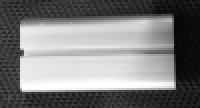
#> input picture resis.png, 200 x 108 px
$ python main.py
#> lines starting #> are read from the running program, lines starting #| are printed output that depends on the picture
import cv2
import numpy as np
import time


#print(request)
kamera=cv2.VideoCapture("kayit.mp4")
nesne=cv2.imread('resis.png',0)
#> nesne is the input picture: shape (108, 200); min 5, max 255, mean 125.9

frame_width = int(kamera.get(3))
frame_height = int(kamera.get(4))
#out = cv2.VideoWriter('outpy.avi',cv2.VideoWriter_fourcc('X','V','I','D'), 10, (frame_width,frame_height))

w,h=nesne.shape[::-1]
#> w = 200; h = 108
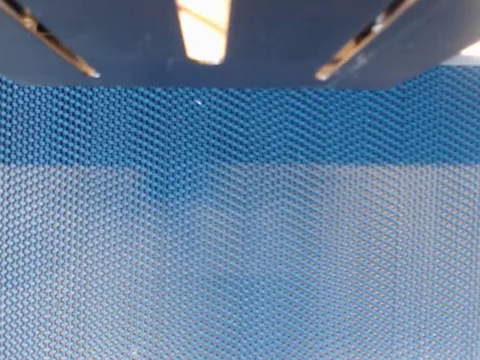
#> input picture frame 34 of kayit.mp4, 480 x 360 px
#> further down, frame is the input picture: shape (360, 480, 3); mean B, G, R 158.9, 128.3, 100.4
#kamera.set(cv2.CAP_PROP_FRAME_HEIGHT,600)
#kamera.set(cv2.CAP_PROP_FRAME_WIDTH,1200)
gelen=0
sayi=0

def resim_isleri(params):

    parametre=cv2.cvtColor(params,cv2.COLOR_BGR2GRAY)
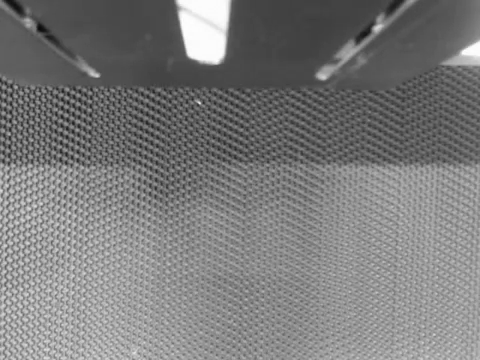
#> parametre: shape (360, 480); min 11, max 255, mean 123.4
    th3 = cv2.adaptiveThreshold(parametre, 255, cv2.ADAPTIVE_THRESH_GAUSSIAN_C, cv2.THRESH_BINARY, 21, 11)
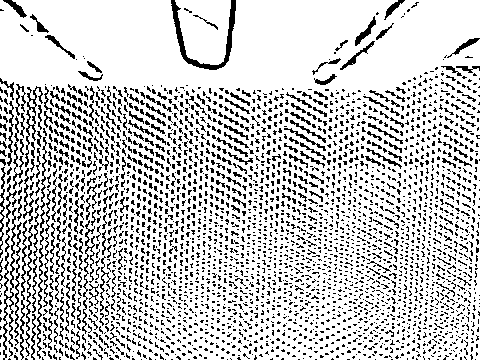
#> th3: shape (360, 480); 79.1% white; black in thin lines or dots
    #nesne3 = cv2.adaptiveThreshold(nesne, 250, cv2.ADAPTIVE_THRESH_GAUSSIAN_C, cv2.THRESH_BINARY, 23, 13)
    blur=cv2.GaussianBlur(th3,(7,7),11)
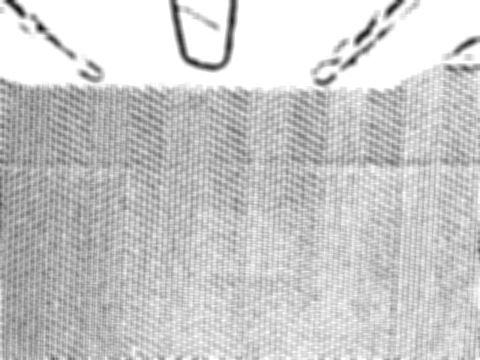
#> blur: shape (360, 480); min 10, max 255, mean 201.6
    _, thres1 = cv2.threshold(parametre, 100, 255, cv2.THRESH_TRUNC)
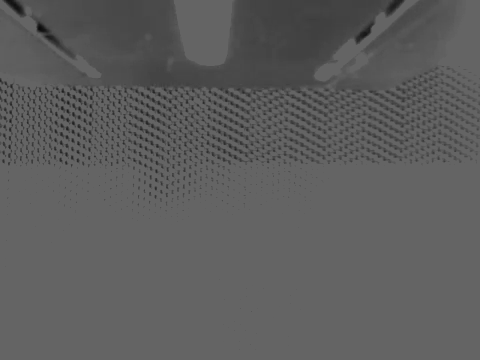
#> thres1: shape (360, 480); min 11, max 100, mean 93
    koor=kose_bul(th3)

    return koor

def kose_bul(thres_eslestir):

    res = cv2.matchTemplate(thres_eslestir, nesne, cv2.TM_CCOEFF_NORMED)
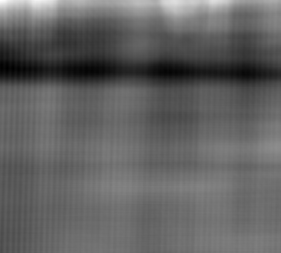
#> res: shape (253, 281) float32; min -0.135, max 0.185, mean -0.0111; drawn with min black and max white
    min_val, max_val, min_loc, max_loc = cv2.minMaxLoc(res)
#> min_val = -0.135; max_val = 0.185; min_loc = (7, 68); max_loc = (0, 0)
    top_left = max_loc
#> top_left = (0, 0)
    bottom_right = (top_left[0] + w, top_left[1] + h)
#> bottom_right = (200, 108)
    cv2.rectangle(frame, top_left, bottom_right, (0, 10, 250), 2)
    #cv2.circle(frame,(100,100),50,(255,0,0),3)

    return max_loc

while True:

    req,frame=kamera.read()
    if req==True:
        font = cv2.FONT_HERSHEY_SIMPLEX
        koordinat= resim_isleri(frame)
#> in resim_isleri, `koor=kose_bul(th3)`: koor = (0, 0)
#> koordinat = (0, 0)

        if koordinat[1] > 133 and koordinat[0]> 132:
            gelen = gelen + 1
            if gelen%3==0:
                sayi+=1
                cekilenler = 'resimler' + str(sayi) + '.png'
                cv2.putText(frame, 'Basarili', (40, 150), font, 2, (0, 200, 0), 3, cv2.LINE_AA)
                cv2.imwrite(cekilenler, frame)
                time.sleep(0.1)
                print(min)

        else:
            gelen=gelen
        cv2.putText(frame, 'Urunler:', (40, 40), font, 2, (0, 200, 0), 3, cv2.LINE_AA)
        cv2.putText(frame, '{}'.format(sayi), (290, 40), font, 2, (0, 200, 0), 3, cv2.LINE_AA)
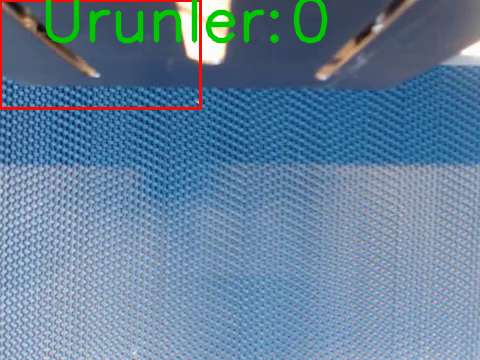
#> frame: shape (360, 480, 3); mean B, G, R 155.4, 129.2, 99.9
        cv2.imshow('Orjinal Goruntu',frame)
        #cv2.imshow('th3',min)
        #out.write(frame)
        if cv2.waitKey(10) & 0xFF==ord('q'):
#> (key q is pressed here)
            break
    else:
        print("Kamera acilmadi")
        break

kamera.release()
#out.release()
cv2.destroyAllWindows()
